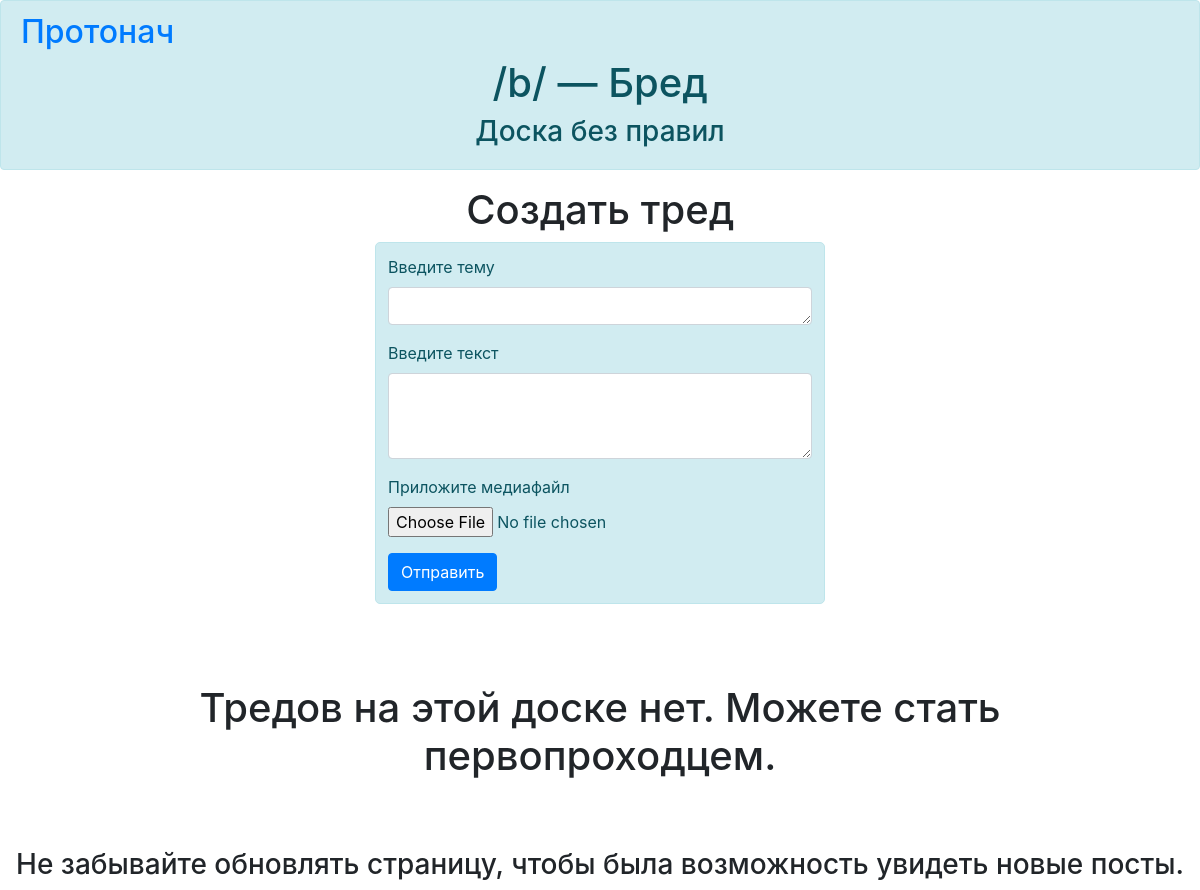
Page /b on the committed database.
### data/boards.py (models this page shows)
class Boards(SqlAlchemyBase):
    __tablename__ = 'boards'
    name = sqlalchemy.Column(sqlalchemy.String, primary_key=True, unique=True)
    full_name = sqlalchemy.Column(sqlalchemy.String, nullable=False)
    about = sqlalchemy.Column(sqlalchemy.Text, nullable=False)
    posts = orm.relation("Posts", back_populates='board')

### main.py (the view, shortened to what this page needs)
@app.route("/<board_name>", methods=['POST', 'GET'])
def board_url(board_name):
    if request.method == 'GET':
        db_sess = db_session.create_session()
        board_select = db_sess.query(Boards).filter(Boards.name == board_name)
        for board_obj in board_select:
            posts = db_sess.query(Posts).filter(Posts.board_name == board_obj.name,
                                                Posts.parent_post == None)
            post_answers = {}
            for post in posts:
                post_answers[post.id] = db_sess.query(Posts).filter(Posts.parent_post == post.id).count()
            return render_template("board.html", board=board_obj, posts=posts, posts_count=posts.count(),
                                   post_answers=post_answers, image_files=image_files, video_files=video_files,
                                   sound_files=audio_files, accept_files=accept)
        return render_template("error.html", code=404,
                               text="К сожалению, данная доска больше недоступна или её не существует.",
                               pics=["crab-rave.gif", "anon.png"])

### data/db_session.py (called while the page is built)
def create_session() -> Session:
    global __factory
    return __factory()

### templates/board.html (shortened to what this page needs)
<!DOCTYPE html>
<html lang="ru">
<head>
    <link rel="stylesheet"
          href="https://stackpath.bootstrapcdn.com/bootstrap/4.4.1/css/bootstrap.min.css"
>
    <link rel="stylesheet" type="text/css" href="/static/css/stylesheet.css">
</head>
<body>
    <header>
        <div class="alert alert-info" role="alert">
            <a href="/">
                <h2>Протонач</h2>
            </a>
            <h1 class="aligncenter">/{{ board.name }}/ — {{ board.full_name }}</h1>
            <h3 class="aligncenter">{{ board.about }}</h3>
        </div>
    </header>
    <h1 class="aligncenter">Создать тред</h1>
            <form class="loginform" method="post" enctype=multipart/form-data>
                <div class="form-group">
                    <label for="topic">Введите тему</label>
                    <textarea class="form-control" id="topic" rows="1" name="topic"></textarea>
                </div>
                <div class="form-group">
                    <label for="text">Введите текст</label>
                    <textarea class="form-control" id="text" rows="3" name="text"></textarea>
                </div>
                <div class="form-group">
                    <label for="file">Приложите медиафайл</label>
                    <input type=file class="form-control-file" id="file" name="file" accept="{{ accept_files }}">
                </div>
                <button type="submit" class="btn btn-primary">Отправить</button>
            </form>
    <div class="boardspadding">
        {% if posts_count %}
            <h1 class="padding">
                Посты:
            </h1>
            {% for post in posts %}
            <div class="postmargin">
                <div class="alert alert-info" role="alert">
                    <p>Аноним, {{ post.time }}, <b>№{{ post.id }}</b></p>
                    {% if post.topic %}
                        <h2>{{ post.topic }}</h2>
                    {% endif %}
                    {% if post.media %}
                        [<i>{{ post.media_name }}</i>]<br>
                        {% if post.media_type in image_files %}
                            <a href="/static/media/from_users/{{ post.media }}">
                                <img src="/static/media/from_users/{{ post.media }}" height="192"
                                     alt="{{ post.media_name }}">
                            </a><br>
                        {% elif post.media_type in video_files %}
                            <video controls src="/static/media/from_users/{{ post.media }}" height="192"></video>
                        {% elif post.media_type in sound_files %}
                            <audio controls src="/static/media/from_users/{{ post.media }}"></audio>
                        {% endif %}
                        <br>
                    {% endif %}
                    <pre>{{ post.text }}</pre>
                    <div class="ms-2 me-auto">
                        <b><a href="/{{board.name}}/{{post.id}}">Войти в тред</a></b>
                        <span class="badge bg-info rounded-pill">
                            {% if post_answers[post.id] % 10 == 0 or post_answers[post.id] % 10 >= 5 %}
                            <div class="whitetext">{{ post_answers[post.id] }} ответов</div>
                            {% elif post_answers[post.id] % 10 == 1 %}
                            <div class="whitetext">{{ post_answers[post.id] }} ответ</div>
                            {% else %}
                            <div class="whitetext">{{ post_answers[post.id] }} ответа</div>
                            {% endif %}
                        </span>
                    </div>
                </div>
                {% endfor %}
            </div>
        {% else %}
            <h1 class="aligncenter">
                Тредов на этой доске нет. Можете стать первопроходцем.
            </h1>
        {% endif %}
    </div>
    <h3 class="aligncenter">Не забывайте обновлять страницу, чтобы была возможность увидеть новые посты.</h3>
</body>
</html>

### static/css/stylesheet.css (style rules this page uses)
.aligncenter { text-align: center; }
.boardspadding { padding: 5%; }
.loginform { margin-left: auto; margin-right: auto; margin-bottom: 20px; max-width: 450px; background-color: #d1ecf1; border: 1px solid #bee5eb; border-radius: 5px; padding: 1%; color: #0c5460; }

### rows in the picture
Boards: name "b", full_name "Бред", about "Доска без правил"
